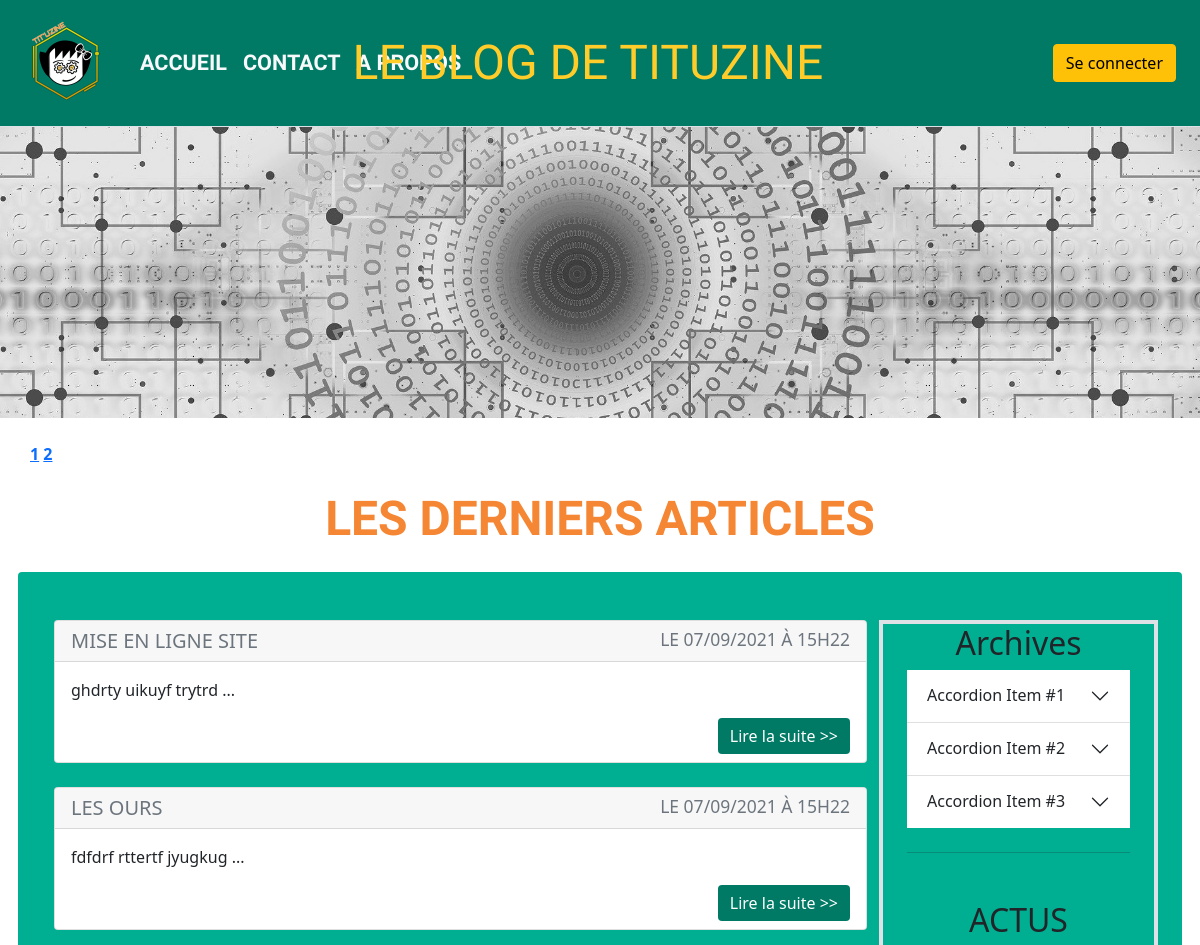
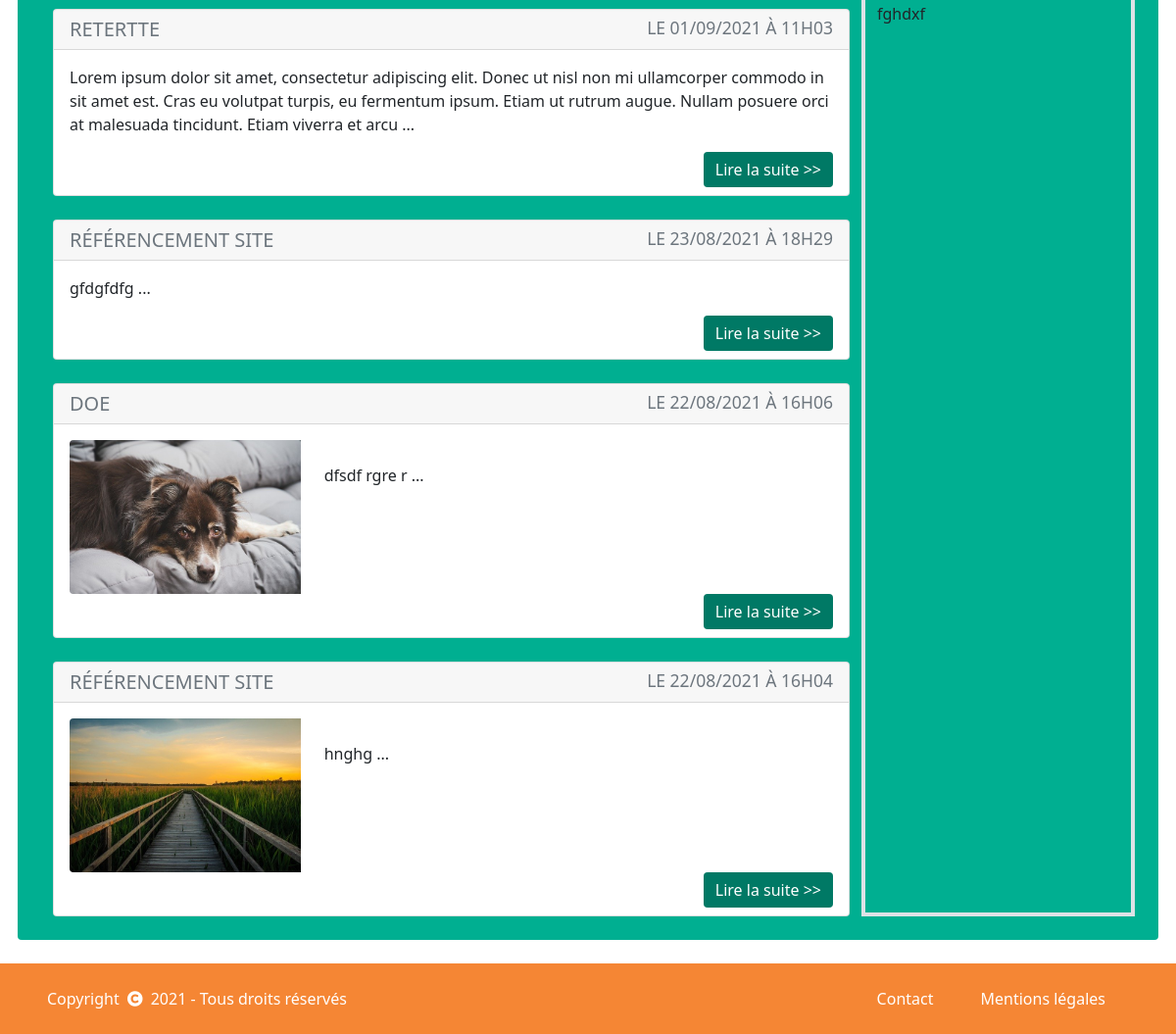
The page / on the database its author committed (2 pictures, top to bottom).
### tables this page shows
CREATE TABLE `posts` (
  `id` int(11) NOT NULL,
  `redactor` varchar(255) DEFAULT NULL,
  `title` varchar(255) NOT NULL,
  `content` text NOT NULL,
  `image` varchar(255) DEFAULT NULL,
  `creation_date` datetime NOT NULL DEFAULT current_timestamp()
);

### models/PostManager.php (called while the page is built, shortened)
<?php
class PostManager extends Manager
{
    public function getTotalPostsCount() {
        $db = $this->dbConnect();
        $req = $db->query('SELECT COUNT(*) AS nbOfPosts FROM posts');
        return $req;
    }
    public function getPosts()
    {
        $db = $this->dbConnect();
        $req = $db->prepare('SELECT id, title, content, image, DATE_FORMAT(creation_date, \'%d/%m/%Y à %Hh%i\') AS creation_date_fr FROM posts ORDER BY creation_date DESC LIMIT :start, :limit');
        $req->bindValue(':start', 0, PDO::PARAM_INT);
        $req->bindValue(':limit', 10, PDO::PARAM_INT);
        $req->execute();
        return $req;
    }
}
?>

### controllers/controller.php (called while the page is built, shortened)
<?php
require_once('models/PostManager.php');
function getCountPosts()  {
    $postManager = new PostManager();
    $countPosts = $postManager->getTotalPostsCount();
    $countPosts = $countPosts->fetch();
    return $countPosts;
    require('views/listPostsView.php');
}
function listPosts()
{
    $postManager = new PostManager();
    $posts = $postManager->getPosts();
    require('views/listPostsView.php');
}
function valid_data($data){
    $data = trim($data);
    $data = stripslashes($data);
    $data = htmlspecialchars($data);
    return $data;
}
function limite_mot($chaine, $max=40){
    $chaine = strip_tags($chaine);
    $expl = explode(" ",$chaine);
    if(count($expl) >= $max){
        $i = 0;
        $chaine = "";
        while($i < $max){
            $chaine .= $expl[$i] . " ";
            $i++;
        }
    }
    $chaine = $chaine . ' ...';
    return $chaine;
}

### views/listPostsView.php (the view, shortened to what this page needs)
<?php
$nbElementsPerPage = 4;
$nbOfPages = returnNbPages($nbElementsPerPage);
for ($i = 1; $i <= $nbOfPages; $i++) {
    echo "<strong><a href='?page=$i'>$i</a> </strong>";
}
?>
<h1 class="text-uppercase text-center mt-4 text-secondary" style="font-family: 'Tourney', cursive; font-size: 3rem; font-weight: bold;">Les derniers articles</h1>
<div class="row mt-4 bg-success p-4 rounded">
    <div class="col-9">
      <?php
      while ($post = $posts->fetch())
      {
          $content = valid_data($post['content']);
          $extractContent = limite_mot($content, $max = 40);
      ?>
        <a href="index.php?action=post&amp;id=<?= $post['id'] ?>" class="text-decoration-none text-dark">
            <div class="card mt-4">
                <h5 class="card-header text-muted text-uppercase"><?= valid_data($post['title']) ?><small class="float-end"> le <?= $post['creation_date_fr'] ?></small>
                </h5>
                <div class="card-body">
                    <?php
                    if ($post['image'] != NULL) {
                    ?>
                    <div class="col-4 text-center">
                        <img src="./public/img/<?= valid_data($post['image']) ?>" alt="<?= $post['image']?>" class="rounded float-start w-100 pe-4"><br>
                    </div>
                    <div class="col-8">
                        <p class="card-text"><?= $extractContent ?></p>
                    </div>
                    <?php
                    } else { ?>
                        <p class="card-text"><?= $extractContent ?></p>
                    <?php
                    }
                    ?>
                </div>
                <div class="text-end me-3 mb-2">
                    <a href="index.php?action=post&amp;id=<?= $post['id'] ?>" class="btn btn-primary">Lire la suite >></a>
                </div>
            </div>
            <?php
            } ?>
        </a>
    </div>
    <div class="col-3 mt-4 text-center border-start border border-4 px-4">
        <div class="row rows-col-12 mb-4">
            <h2>Archives</h2>
            <div class="accordion accordion-flush" id="accordionFlushExample">
                <div class="accordion-item">
                    <h2 class="accordion-header" id="flush-headingOne">
                        <button class="accordion-button collapsed" type="button" data-bs-toggle="collapse" data-bs-target="#flush-collapseOne" aria-expanded="false" aria-controls="flush-collapseOne">
                        Accordion Item #1
                        </button>
                    </h2>
                </div>
                <div class="accordion-item">
                    <h2 class="accordion-header" id="flush-headingTwo">
                        <button class="accordion-button collapsed" type="button" data-bs-toggle="collapse" data-bs-target="#flush-collapseTwo" aria-expanded="false" aria-controls="flush-collapseTwo">
                        Accordion Item #2
                        </button>
                    </h2>
                </div>
                <div class="accordion-item">
                    <h2 class="accordion-header" id="flush-headingThree">
                        <button class="accordion-button collapsed" type="button" data-bs-toggle="collapse" data-bs-target="#flush-collapseThree" aria-expanded="false" aria-controls="flush-collapseThree">
                        Accordion Item #3
                        </button>
                    </h2>
                </div>
            </div>
        </div>
        <hr>
        <div class="row rows-col-12 mt-4">
            <h2 class="text-uppercase mt-4">Actus</h2>
        fghdxf
        </div>
    </div>
</div>
<?php require('views/template.php'); ?>

### rows shown on the page
posts: title "MISE EN LIGNE SITE", creation_date_fr "07/09/2021 À 15H22", content "ghdrty uikuyf trytrd ..."
posts: title "LES OURS", creation_date_fr "07/09/2021 À 15H22", content "fdfdrf rttertf jyugkug ..."
posts: title "RETERTTE", creation_date_fr "01/09/2021 À 11H03", content "Lorem ipsum dolor sit amet, consectetur adipiscing elit. Donec ut nisl non mi ullamcorper commodo in sit amet est. Cras eu volutpat turpis, eu fermentum ipsum. Etiam ut rutrum augue. Nullam posuere orci at malesuada tincidunt. Etiam viverra et arcu ..."
posts: title "RÉFÉRENCEMENT SITE", creation_date_fr "23/08/2021 À 18H29", content "gfdgfdfg ..."
posts: title "DOE", creation_date_fr "22/08/2021 À 16H06", image (picture), content "dfsdf rgre r ..."
posts: title "RÉFÉRENCEMENT SITE", creation_date_fr "22/08/2021 À 16H04", image (picture), content "hnghg ..."
